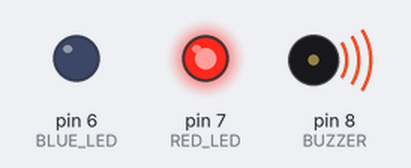
A sketch run on a simulated Arduino Uno, built with avr-gcc and run on an emulated ATmega328P. On the bench: output pins drawn as LEDs (lit = HIGH), buzzer (waves = sounding).

Above: at 0.2 s.
At 2.2 s:
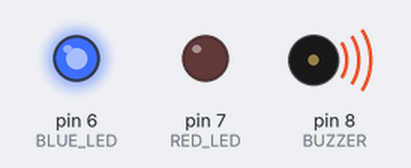
Timing chart, 0 to 3.0 s (numbered marks = the images above):
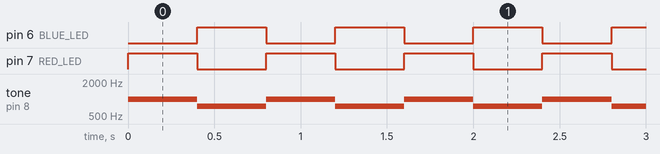

The sketch:

Urok8_2_Sirena.ino
```cpp
/*
  Урок 8. Задание 2 — «Сирена»

  Синхронизируем звук со светом. Каждая фаза сирены — это
  свет И звук, которые меняются в один и тот же момент:
    горит КРАСНЫЙ → звучит ВЫСОКИЙ тон
    горит СИНИЙ   → звучит НИЗКИЙ тон

  Схема та же, что в задании 1.
*/

const int RED_LED  = 7;    // красный светодиод
const int BLUE_LED = 6;    // синий светодиод
const int BUZZER   = 8;    // пищалка

const int HIGH_TONE  = 1000;   // высокий тон, Гц
const int LOW_TONE   = 750;    // низкий тон, Гц
const int PHASE_TIME = 400;    // длительность одной фазы, мс

void setup() {
  pinMode(RED_LED, OUTPUT);
  pinMode(BLUE_LED, OUTPUT);
  pinMode(BUZZER, OUTPUT);
}

void loop() {
  // Фаза 1: красный + высокий тон
  digitalWrite(RED_LED, HIGH);
  digitalWrite(BLUE_LED, LOW);
  tone(BUZZER, HIGH_TONE);   // звук меняем сразу вместе со светом
  delay(PHASE_TIME);         // держим фазу 0,4 секунды

  // Фаза 2: синий + низкий тон
  digitalWrite(RED_LED, LOW);
  digitalWrite(BLUE_LED, HIGH);
  tone(BUZZER, LOW_TONE);
  delay(PHASE_TIME);
}
```

Measured:
- by itself, pin 6 (BLUE_LED), pin 7 (RED_LED): alternates HIGH for 0.40 s and LOW for 0.40 s
- by itself, tone on pin 8 (BUZZER): alternates 1000 Hz for 0.40 s and 750 Hz for 0.40 s
